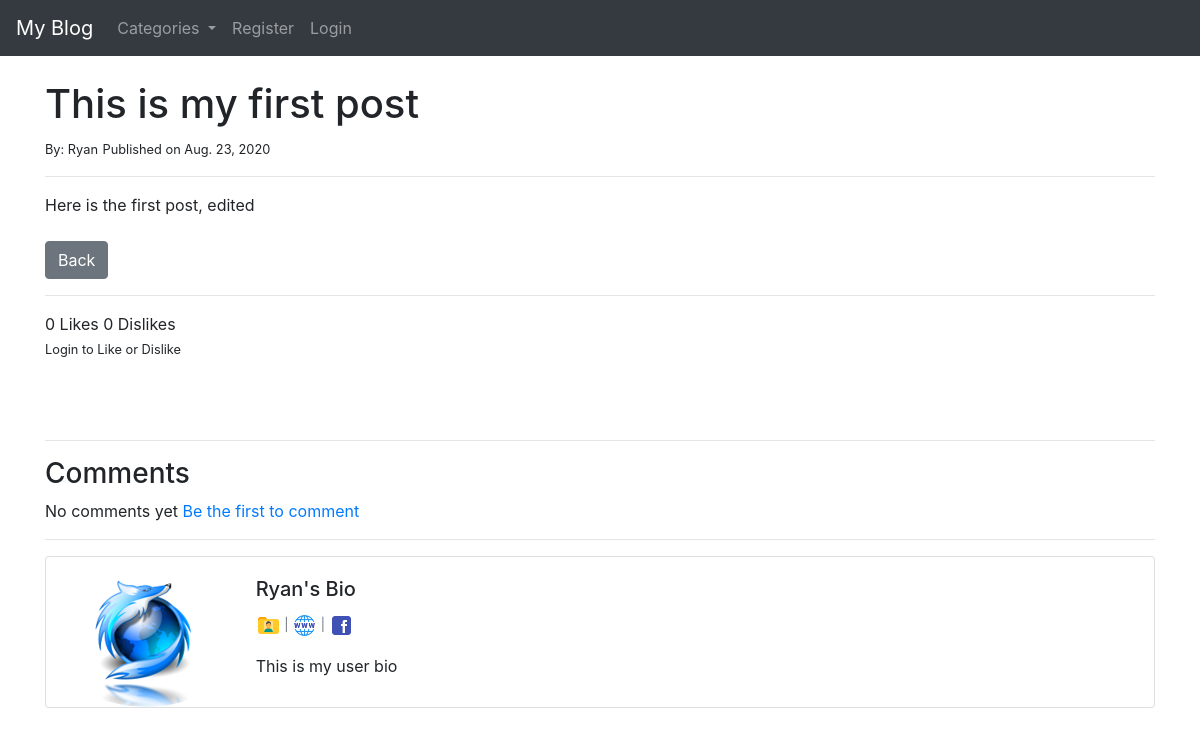
The app's page /article/1 with its own data.
### theblog/models.py (models this page shows, shortened)
class Post(models.Model):
    title = models.CharField(max_length=255)
    header_image = models.ImageField(null=True, blank=True, upload_to='images/')
    title_tag = models.CharField(max_length=255, default='The Blog - ')
    author = models.ForeignKey(User, on_delete=models.CASCADE)
    body = RichTextField(blank=True, null=True)
    post_date = models.DateField(auto_now_add=True)
    category = models.CharField(max_length=255, default='uncategorized')
    snippet = models.CharField(max_length=255)
    likes = models.ManyToManyField(User, related_name='blog_post')
    dislikes = models.ManyToManyField(User, related_name='blog_post_dislike')
    def total_likes(self):
        return self.likes.count()
    def total_dislikes(self):
        return self.dislikes.count()

class Profile(models.Model):
    user = models.OneToOneField(User, null=True, on_delete=models.CASCADE)
    bio = models.TextField()
    profile_pic = models.ImageField(null=True, blank=True, upload_to='images/profile/')
    website_url = models.CharField(max_length=255, null=True, blank=True)
    facebook_url = models.CharField(max_length=255, null=True, blank=True)
    twitter_url = models.CharField(max_length=255, null=True, blank=True)
    instagram_url = models.CharField(max_length=255, null=True, blank=True)
    pinterest_url = models.CharField(max_length=255, null=True, blank=True)

### theblog/views.py (the view)
# urls.py: path('article/<int:pk>', ArticleDetailView.as_view(), name="article-detail"),
class ArticleDetailView(DetailView):
    model = Post
    template_name = "article_details.html"
    def get_context_data(self, *args, **kwargs):
        cat_menu = Category.objects.all()
        context = super(ArticleDetailView, self).get_context_data(*args, **kwargs)
        stuff = get_object_or_404(Post, id=self.kwargs['pk'])
        total_likes = stuff.total_likes()
        total_dislikes = stuff.total_dislikes()
        liked = False
        disliked = False
        if stuff.likes.filter(id=self.request.user.id).exists():
            liked = True
        if stuff.dislikes.filter(id=self.request.user.id).exists():
            disliked = True
        context['total_likes'] = total_likes
        context['total_dislikes'] = total_dislikes
        context['cat_menu'] = cat_menu
        context['liked'] = liked
        context['disliked'] = disliked
        return context

### theblog/models.py (called while the page is built)
    def __str__(self):
        return self.name

### theblog/templates/article_details.html (shortened to what this page needs)
{% extends 'base.html' %}
{% load static %}
{% block content %}
<h1>{{ post.title }}</h1>
<small>By: {{ post.author.first_name }}</small>
<small>Published on {{ post.post_date }}</small><br>
    <hr>
{{ post.body|safe }}
<br><br>
<a href="{% url 'home' %}" class="btn btn-secondary">Back</a>
    <br>
<hr>
    {% if total_likes == 1 %}
        {{ total_likes }} Like
    {% else %}
        {{ total_likes }} Likes
    {% endif %}
    {% if total_dislikes == 1 %}
        {{ total_dislikes }} Dislike
    {% else %}
        {{ total_dislikes }} Dislikes
    {% endif %}
{% if user.is_authenticated %}
    {% if user.id != post.author.id  %}
        <br>
        <div>
            <form action="{% url 'like_post' post.pk %}" method="POST" style="float: left;">
                {% csrf_token %}
                {% if disliked %}
                    <button type="submit" name="post_id" value="{{ post.id }}" class="btn" disabled><img src="{% static 'img/thumbs_up_64px.png' %}" alt="Like" class="thumb"></button>
                {% else %}
                    {% if liked %}
                        <button type="submit" name="post_id" value="{{ post.id }}" class="btn"><img src="{% static 'img/thumbs_up_color_64px.png' %}" alt="Like" class="thumb"></button>
                    {% else %}
                        <button type="submit" name="post_id" value="{{ post.id }}" class="btn"><img src="{% static 'img/thumbs_up_64px.png' %}" alt="Like" class="thumb"></button>
                    {% endif %}
                {% endif %}
            </form>
            <form action="{% url 'dislike_post' post.pk %}" method="POST" style="float: left; padding-top: 6px;">
                {% csrf_token %}
                {% if liked %}
                    <button type="submit" name="post_id" value="{{ post.id }}" class="btn" disabled><img src="{% static 'img/thumbs_down_64px.png' %}" alt="Dislike" class="thumb" ></button>
                {% else %}
                    {% if disliked %}
                        <button type="submit" name="post_id" value="{{ post.id }}" class="btn"><img src="{% static 'img/thumbs_down_color_64px.png' %}" alt="Dislike" class="thumb"></button>
                    {% else %}
                        <button type="submit" name="post_id" value="{{ post.id }}" class="btn"><img src="{% static 'img/thumbs_down_64px.png' %}" alt="Dislike" class="thumb"></button>
                    {% endif %}
                {% endif %}
            </form>
        </div>
    {% endif %}
    {% else %}
        <p><small>Login to Like or Dislike</small></p>
{% endif %}
    <br><br>
    <hr>
    <h3>Comments</h3>
    {% if not post.comments.all %}
        <p>No comments yet <a href="#">Be the first to comment</a></p>
    {% endif %}
    <hr>
    <div class="card mb-3">
        <div class="row now-gutters">
            <div class="col-md-2">
                {% if post.author.profile.profile_pic %}
                    <img src="{{ post.author.profile.profile_pic.url }}" alt="{{ post.author.first_name }}'s Profile Picture" class="profile_pic rounded-circle">
                {% else %}
                    <img src="{% static 'img/customer_120px.png' %}" alt="{{ post.author.first_name }}" class="no_profile_pic rounded-circle">
                {% endif %}
            </div>
            <div class="col-md-10">
                <div class="card-body">
                    <h5 class="card-title">{{ post.author.first_name }}'s Bio</h5>
                    <p class="small text-muted">
                        <a href="{% url 'show_profile_page' post.author.profile.id %}"><img src="{% static 'img/user_folder_48px.png' %}" alt="Profile Page" class="social_media"></a>
                        {% if post.author.profile.website_url %}
                            | <a href="{{ post.author.profile.website_url }}" target="_blank"><img src="{% static 'img/website_48px.png' %}" alt="Website" class="social_media"></a>
                        {% endif %}
                        {% if post.author.profile.facebook_url %}
                           | <a href="{{ post.author.profile.facebook_url }}" target="_blank"><img src="{% static 'img/facebook_48px.png' %}" alt="Facebook" class="social_media"></a>
                        {% endif %}
                    </p>
                    <p class="card-text">
                        {{ post.author.profile.bio }}
                    </p>
                </div>
            </div>
        </div>
    </div>
    <br><br>
{% endblock %}

### static/css/styles.css (style rules this page uses)
.profile_pic { max-height: 200px; max-width: 200px; }
.social_media { max-width: 25px; max-height: 25px; }

### records on screen
Post: title "This is my first post", author.first_name "Ryan", post_date "Aug. 23, 2020", body "Here is the first post, edited", author.profile.profile_pic (picture), author.profile.bio "This is my user bio"

### other values on screen
{{ total_likes }} "0"
{{ total_dislikes }} "0"
